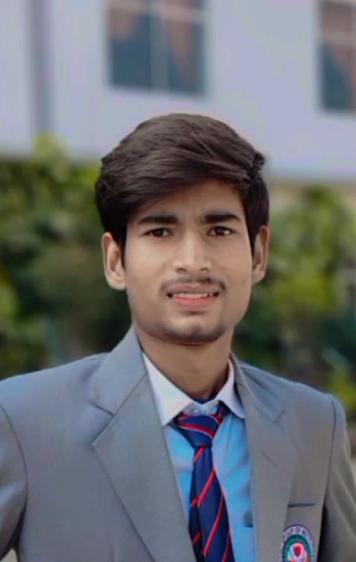
#> input picture facefury/enemy.jpeg, 356 x 562 px
$ python -i processor.py   (imports and definitions only)
#> lines starting #> are read from the running program, lines starting #| are printed output that depends on the picture; after the words box and inside, x2 and y2 are one past the last pixel; in counts of white or black regions, pixels touching at a corner belong together
### facefury/face/detector.py
"""Face detection using OpenCV Haar Cascade classifier."""

try:
    import cv2
    import numpy as np
    CV2_AVAILABLE = True
except ImportError:
    CV2_AVAILABLE = False

from typing import Tuple, Optional, List


class FaceDetector:
    """Detects faces in images using OpenCV."""

    def __init__(self):
        """Initialize face detector with Haar cascade classifier."""
        self.face_cascade = None
        if not CV2_AVAILABLE:
            return
        # Use OpenCV's built-in Haar cascade for face detection
        cascade_path = cv2.data.haarcascades + 'haarcascade_frontalface_default.xml'
        self.face_cascade = cv2.CascadeClassifier(cascade_path)

        if self.face_cascade.empty():
            self.face_cascade = None

    def detect_face(self, image_path: str) -> Optional[Tuple[int, int, int, int]]:
        """
        Detect the primary face in an image.

        Args:
            image_path: Path to the image file

        Returns:
            Tuple of (x, y, width, height) or None if no face found
        """
#> called with image_path = '../enemy.jpeg'
        if not CV2_AVAILABLE or self.face_cascade is None:
            return None
        img = cv2.imread(image_path)
#> img is the input picture: shape (562, 356, 3); mean B, G, R 112, 108.8, 107.3
        if img is None:
            return None

        gray = cv2.cvtColor(img, cv2.COLOR_BGR2GRAY)
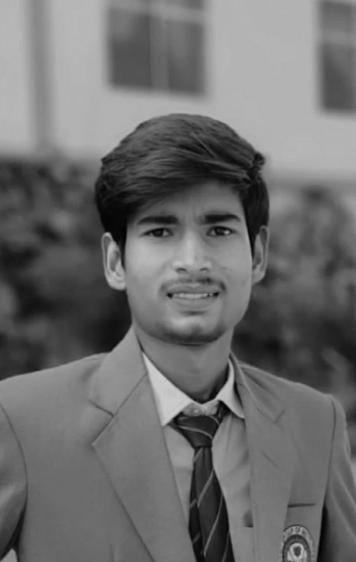
#> gray: shape (562, 356); min 0, max 209, mean 108.7

        # Detect faces
        faces = self.face_cascade.detectMultiScale(
            gray,
            scaleFactor=1.1,
            minNeighbors=5,
            minSize=(30, 30)
        )
#> faces = [[112, 171, 161, 161]]

        if len(faces) == 0:
            return None

        # Return the largest face (most likely the main subject)
        largest_face = max(faces, key=lambda f: f[2] * f[3])
#> largest_face = [112, 171, 161, 161]
        return tuple(largest_face)

    # [26 lines left out: function detect_all_faces, not called in this run]

    def has_face(self, image_path: str) -> bool:
        """Check if image contains at least one face."""
        return self.detect_face(image_path) is not None

### facefury/face/processor.py
"""Face image processing using Pillow."""

from PIL import Image, ImageDraw, ImageFilter
import io
from typing import Optional, Tuple
from .detector import FaceDetector


class FaceProcessor:
    """Process face images for use as game sprites."""

    DEFAULT_SIZE = (128, 128)

    def __init__(self, size: Tuple[int, int] = DEFAULT_SIZE):
        """
        Initialize face processor.

        Args:
            size: Target size for output images (width, height)
        """
        self.size = size
        self.detector = FaceDetector()

    def process_image(self, image_path: str, circular_crop: bool = True) -> Optional[Image.Image]:
        """
        Process an image to extract and format the face.

        Args:
            image_path: Path to source image
            circular_crop: Whether to apply circular mask

        Returns:
            Processed PIL Image or None if no face detected
        """
        # Detect face
        face_rect = self.detector.detect_face(image_path)
#> face_rect = (112, 171, 161, 161)
        if face_rect is None:
            return None

        # Load image
        img = Image.open(image_path).convert("RGBA")
#> img: PIL image 356x562 RGBA

        # Extract face region with some padding
        x, y, w, h = face_rect
#> x = 112; y = 171; w = 161; h = 161
        padding = int(min(w, h) * 0.2)  # 20% padding
#> padding = 32

        x1 = max(0, x - padding)
#> x1 = 80
        y1 = max(0, y - padding)
#> y1 = 139
        x2 = min(img.width, x + w + padding)
#> x2 = 305
        y2 = min(img.height, y + h + padding)
#> y2 = 364

        # Crop face
        face_img = img.crop((x1, y1, x2, y2))
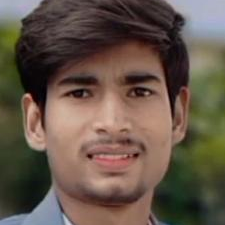
#> face_img: PIL image 225x225 RGBA; mean R, G, B, A 100.9, 85.6, 73.1, 255

        # Resize to target size
        face_img = face_img.resize(self.size, Image.Resampling.LANCZOS)
#> face_img: PIL image 128x128 RGBA

        if circular_crop:
            face_img = self._apply_circular_mask(face_img)

        return face_img

    def _apply_circular_mask(self, img: Image.Image) -> Image.Image:
        """
        Apply circular mask to image.

        Args:
            img: Input PIL Image

        Returns:
            Circular masked image
        """
        # Create circular mask
        mask = Image.new("L", self.size, 0)
#> mask: PIL image 128x128 L; every value is 0
        draw = ImageDraw.Draw(mask)

        # Draw circle
        draw.ellipse((0, 0, self.size[0], self.size[1]), fill=255)

        # Apply mask
        output = Image.new("RGBA", self.size, (0, 0, 0, 0))
#> output: PIL image 128x128 RGBA; every value is 0
        output.paste(img, (0, 0))
        output.putalpha(mask)
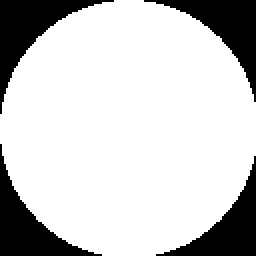
#> mask: PIL image 128x128 L (shown 2 times larger); 79.4% white; 4 black regions, box (x1, y1, x2, y2) and area: (0, 0, 57, 57) 901, (72, 0, 128, 51) 844, (0, 72, 51, 128) 844, (78, 78, 128, 128) 788
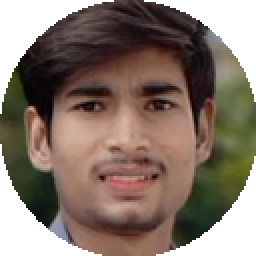
#> output: PIL image 128x128 RGBA (shown 2 times larger); mean R, G, B, A 100.9, 85.6, 73.1, 202.4; transparent parts drawn white

        # Add slight border
        border = Image.new("RGBA", self.size, (0, 0, 0, 0))
        border_draw = ImageDraw.Draw(border)
        border_draw.ellipse((0, 0, self.size[0]-1, self.size[1]-1),
                           outline=(255, 255, 255, 200), width=3)

        output = Image.alpha_composite(output, border)
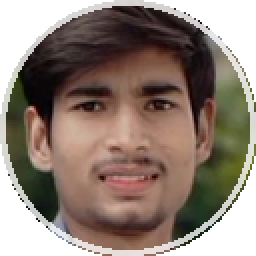
#> output: PIL image 128x128 RGBA (shown 2 times larger); mean R, G, B, A 110.6, 95.5, 84.1, 202.7; transparent parts drawn white

        return output

    # [54 lines left out: functions process_to_sprite, create_animated_sprite, resize_sprite, not called in this run]

>>> result = FaceProcessor().process_image('../enemy.jpeg')

$ run again, on facefury/player.jpeg
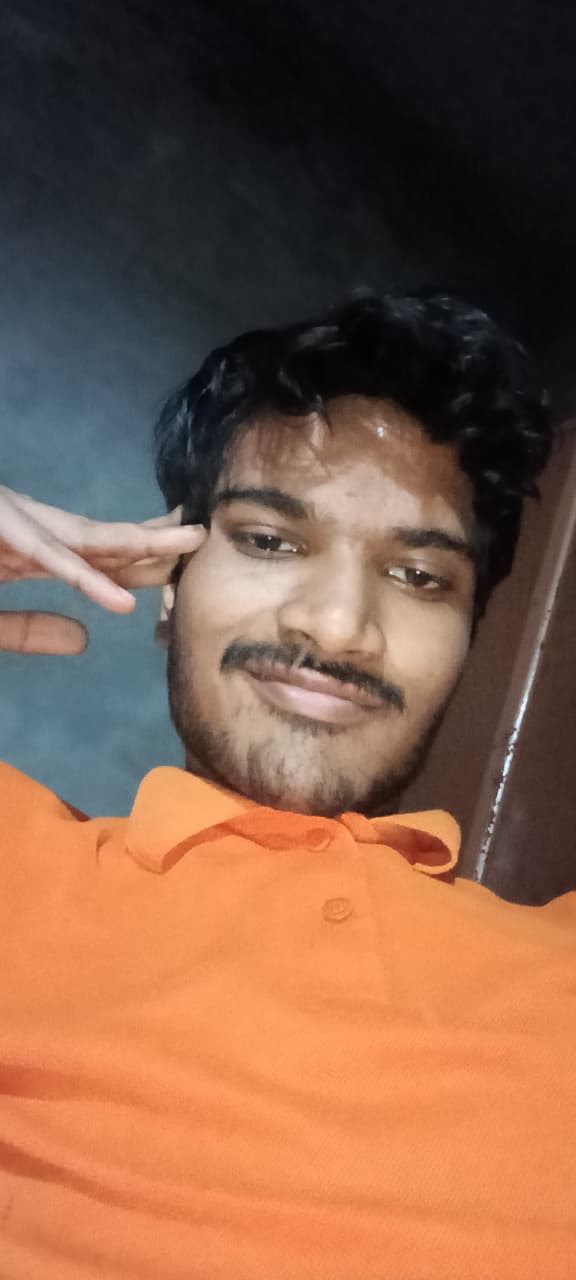
#> input picture facefury/player.jpeg, 576 x 1280 px
#> in detect_face, img is the input picture: shape (1280, 576, 3); mean B, G, R 72.1, 93, 131.2
#> in detect_face, `gray = cv2.cvtColor(img, cv2.COLOR_BGR2GRAY)`:
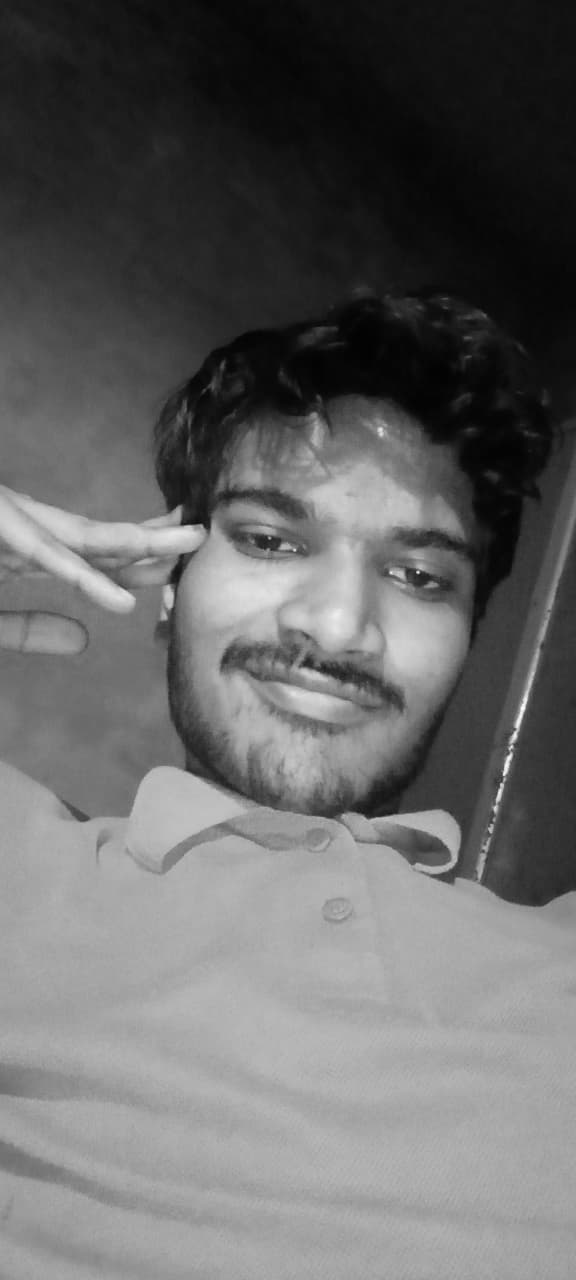
#> gray: shape (1280, 576); min 1, max 253, mean 102
#> faces = [[146, 406, 382, 382]]
#> largest_face = [146, 406, 382, 382]
#> face_rect = (146, 406, 382, 382)
#> img: PIL image 576x1280 RGBA
#> x = 146; y = 406; w = 382
#> padding = 76
#> x1 = 70
#> y1 = 330
#> x2 = 576
#> y2 = 864
#> in _apply_circular_mask, `output = Image.alpha_composite(output, border)`:
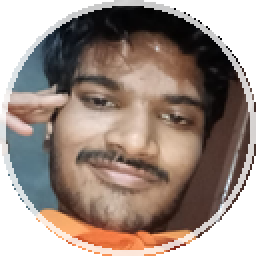
#> output: PIL image 128x128 RGBA (shown 2 times larger); mean R, G, B, A 121.5, 102.8, 93.1, 202.7; transparent parts drawn white
